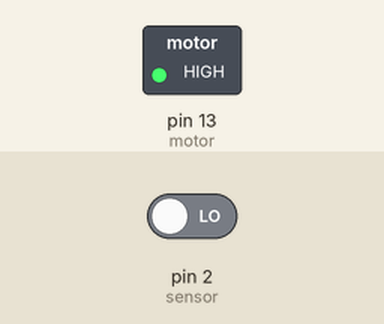
The sketch below on a simulated Arduino Uno, built with avr-gcc and run on an emulated ATmega328P. Parts: switched loads named in the sketch (green lamp = pin HIGH). The test bench sets the inputs (shaded band); at power-on: pin 2 (sensor) LOW. What the sketch prints to the serial monitor is not drawn.

Above: at 1.2 s.
1.3 s: pin 2 (sensor) driven HIGH
At 2.0 s:
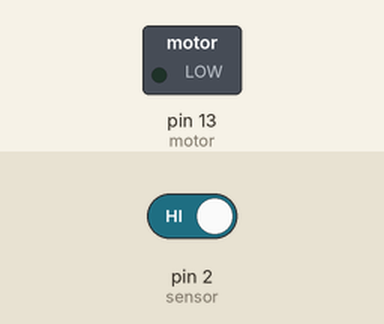
2.8 s: pin 2 (sensor) driven LOW
At 3.1 s:
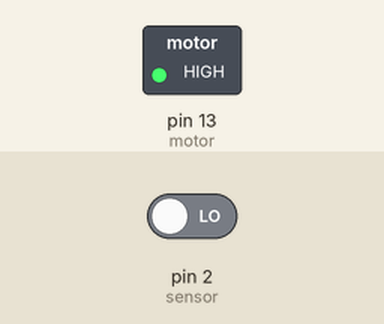
Timing chart, 0 to 5.8 s (numbered marks = the images above; inputs shaded):
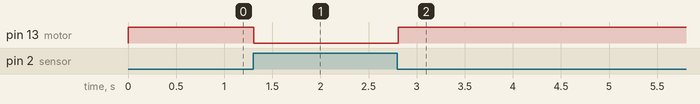

Measured:
- after the input at 1.3 s, pin 13 (motor): HIGH → LOW at once
- after the input at 2.8 s, pin 13 (motor): LOW → HIGH at once

The sketch:

arduino_tinkercad_motor.ino
```cpp
// C++ code
//
int motor=13;
int sensor=2;
int sensorstate=0;
void setup() {
  Serial.begin(9600);
  pinMode(motor,OUTPUT);
  pinMode(sensor,INPUT);
// put your setup code here, to run once:
}

void loop() {
  sensorstate = digitalRead(sensor);
  Serial.println("hello");
  if (sensorstate == HIGH)
  {
    digitalWrite(motor,LOW);
  } else {
    digitalWrite(motor,HIGH);
  }
  // put your main code here, to run repeatedly:

}
```
